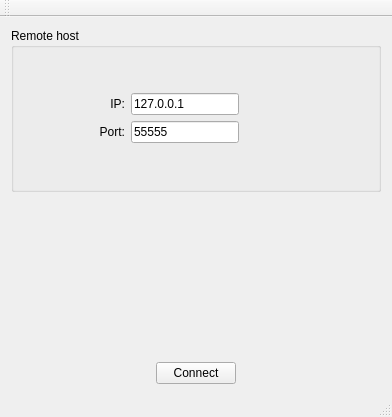
<?xml version="1.0" encoding="UTF-8"?>
<ui version="4.0">
 <class>Client</class>
 <widget class="QMainWindow" name="Client">
  <property name="geometry">
   <rect>
    <x>0</x>
    <y>0</y>
    <width>392</width>
    <height>417</height>
   </rect>
  </property>
  <property name="windowTitle">
   <string>Simple Qt Client</string>
  </property>
  <widget class="QWidget" name="centralWidget">
   <layout class="QVBoxLayout" name="verticalLayout_2">
    <item>
     <widget class="QGroupBox" name="remote_host">
      <property name="sizePolicy">
       <sizepolicy hsizetype="Preferred" vsizetype="Expanding">
        <horstretch>0</horstretch>
        <verstretch>0</verstretch>
       </sizepolicy>
      </property>
      <property name="title">
       <string>Remote host</string>
      </property>
      <layout class="QVBoxLayout" name="verticalLayout_3">
       <item>
        <layout class="QHBoxLayout" name="horizontalLayout_4">
         <item>
          <layout class="QVBoxLayout" name="verticalLayout">
           <item>
            <layout class="QHBoxLayout" name="horizontalLayout">
             <item alignment="Qt::AlignRight">
              <widget class="QLabel" name="remote_ip_label">
               <property name="sizePolicy">
                <sizepolicy hsizetype="Fixed" vsizetype="Maximum">
                 <horstretch>0</horstretch>
                 <verstretch>0</verstretch>
                </sizepolicy>
               </property>
               <property name="minimumSize">
                <size>
                 <width>100</width>
                 <height>0</height>
                </size>
               </property>
               <property name="maximumSize">
                <size>
                 <width>100</width>
                 <height>16777215</height>
                </size>
               </property>
               <property name="text">
                <string>&lt;html&gt;&lt;head/&gt;&lt;body&gt;&lt;p align=&quot;right&quot;&gt;IP:&lt;/p&gt;&lt;/body&gt;&lt;/html&gt;</string>
               </property>
              </widget>
             </item>
             <item>
              <widget class="QLineEdit" name="remote_ip">
               <property name="sizePolicy">
                <sizepolicy hsizetype="Expanding" vsizetype="Maximum">
                 <horstretch>0</horstretch>
                 <verstretch>0</verstretch>
                </sizepolicy>
               </property>
               <property name="text">
                <string>127.0.0.1</string>
               </property>
               <property name="placeholderText">
                <string>147.175.106.8</string>
               </property>
              </widget>
             </item>
            </layout>
           </item>
           <item>
            <layout class="QHBoxLayout" name="horizontalLayout_2">
             <item>
              <widget class="QLabel" name="remote_port_label">
               <property name="sizePolicy">
                <sizepolicy hsizetype="Fixed" vsizetype="Maximum">
                 <horstretch>0</horstretch>
                 <verstretch>0</verstretch>
                </sizepolicy>
               </property>
               <property name="minimumSize">
                <size>
                 <width>100</width>
                 <height>0</height>
                </size>
               </property>
               <property name="maximumSize">
                <size>
                 <width>100</width>
                 <height>16777215</height>
                </size>
               </property>
               <property name="text">
                <string>&lt;html&gt;&lt;head/&gt;&lt;body&gt;&lt;p align=&quot;right&quot;&gt;Port:&lt;/p&gt;&lt;/body&gt;&lt;/html&gt;</string>
               </property>
              </widget>
             </item>
             <item>
              <widget class="QLineEdit" name="remote_port">
               <property name="sizePolicy">
                <sizepolicy hsizetype="Expanding" vsizetype="Maximum">
                 <horstretch>0</horstretch>
                 <verstretch>0</verstretch>
                </sizepolicy>
               </property>
               <property name="text">
                <string>55555</string>
               </property>
               <property name="placeholderText">
                <string>55555</string>
               </property>
              </widget>
             </item>
            </layout>
           </item>
          </layout>
         </item>
         <item>
          <spacer name="horizontalSpacer_3">
           <property name="orientation">
            <enum>Qt::Horizontal</enum>
           </property>
           <property name="sizeHint" stdset="0">
            <size>
             <width>40</width>
             <height>20</height>
            </size>
           </property>
          </spacer>
         </item>
        </layout>
       </item>
      </layout>
     </widget>
    </item>
    <item>
     <spacer name="verticalSpacer">
      <property name="orientation">
       <enum>Qt::Vertical</enum>
      </property>
      <property name="sizeHint" stdset="0">
       <size>
        <width>20</width>
        <height>40</height>
       </size>
      </property>
     </spacer>
    </item>
    <item>
     <layout class="QHBoxLayout" name="horizontalLayout_3">
      <property name="sizeConstraint">
       <enum>QLayout::SetDefaultConstraint</enum>
      </property>
      <item>
       <spacer name="horizontalSpacer_2">
        <property name="orientation">
         <enum>Qt::Horizontal</enum>
        </property>
        <property name="sizeHint" stdset="0">
         <size>
          <width>40</width>
          <height>20</height>
         </size>
        </property>
       </spacer>
      </item>
      <item>
       <widget class="QPushButton" name="connect_button">
        <property name="text">
         <string>Connect</string>
        </property>
       </widget>
      </item>
      <item>
       <spacer name="horizontalSpacer">
        <property name="orientation">
         <enum>Qt::Horizontal</enum>
        </property>
        <property name="sizeHint" stdset="0">
         <size>
          <width>40</width>
          <height>20</height>
         </size>
        </property>
       </spacer>
      </item>
     </layout>
    </item>
   </layout>
  </widget>
  <widget class="QMenuBar" name="menuBar">
   <property name="geometry">
    <rect>
     <x>0</x>
     <y>0</y>
     <width>392</width>
     <height>22</height>
    </rect>
   </property>
  </widget>
  <widget class="QToolBar" name="mainToolBar">
   <attribute name="toolBarArea">
    <enum>TopToolBarArea</enum>
   </attribute>
   <attribute name="toolBarBreak">
    <bool>false</bool>
   </attribute>
  </widget>
  <widget class="QStatusBar" name="statusBar"/>
 </widget>
 <layoutdefault spacing="6" margin="11"/>
 <resources/>
 <connections/>
</ui>
